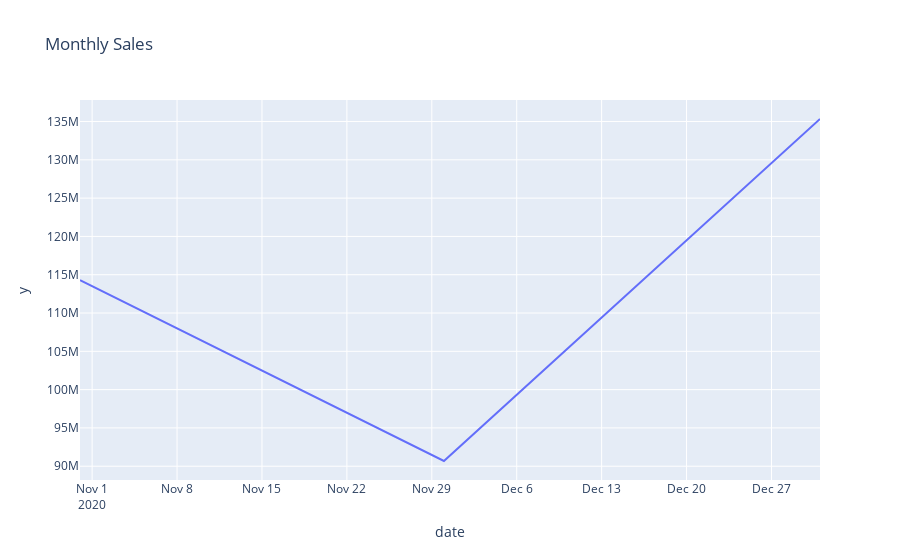

Source (notebook cell):
### Code cell
# Monthly Report: resample by month
monthly_report = sd.resample('M').sum()
monthly_sale = px.line(data_frame=sd.resample('M').sum(),
       y = monthly_report['sales'],
       title='Monthly Sales')
monthly_sale

### Figure 1 — Plotly figure (JSON) as saved in the notebook; plotly's stock layout.template omitted (floating-point values rounded to 4 significant figures)
{"data": [{"hovertemplate": "date=%{x}<br>y=%{y}<extra></extra>", "legendgroup": "", "line": {"color": "#636efa", "dash": "solid"}, "marker": {"symbol": "circle"}, "mode": "lines", "name": "", "orientation": "v", "showlegend": false, "type": "scatter", "x": ["2020-10-31T00:00:00", "2020-11-30T00:00:00", "2020-12-31T00:00:00"], "xaxis": "x", "y": [114290000, 90682500, 135330000], "yaxis": "y"}], "layout": {"legend": {"tracegroupgap": 0}, "title": {"text": "Monthly Sales"}, "xaxis": {"anchor": "y", "domain": [0, 1], "title": {"text": "date"}}, "yaxis": {"anchor": "x", "domain": [0, 1], "title": {"text": "y"}}}}
